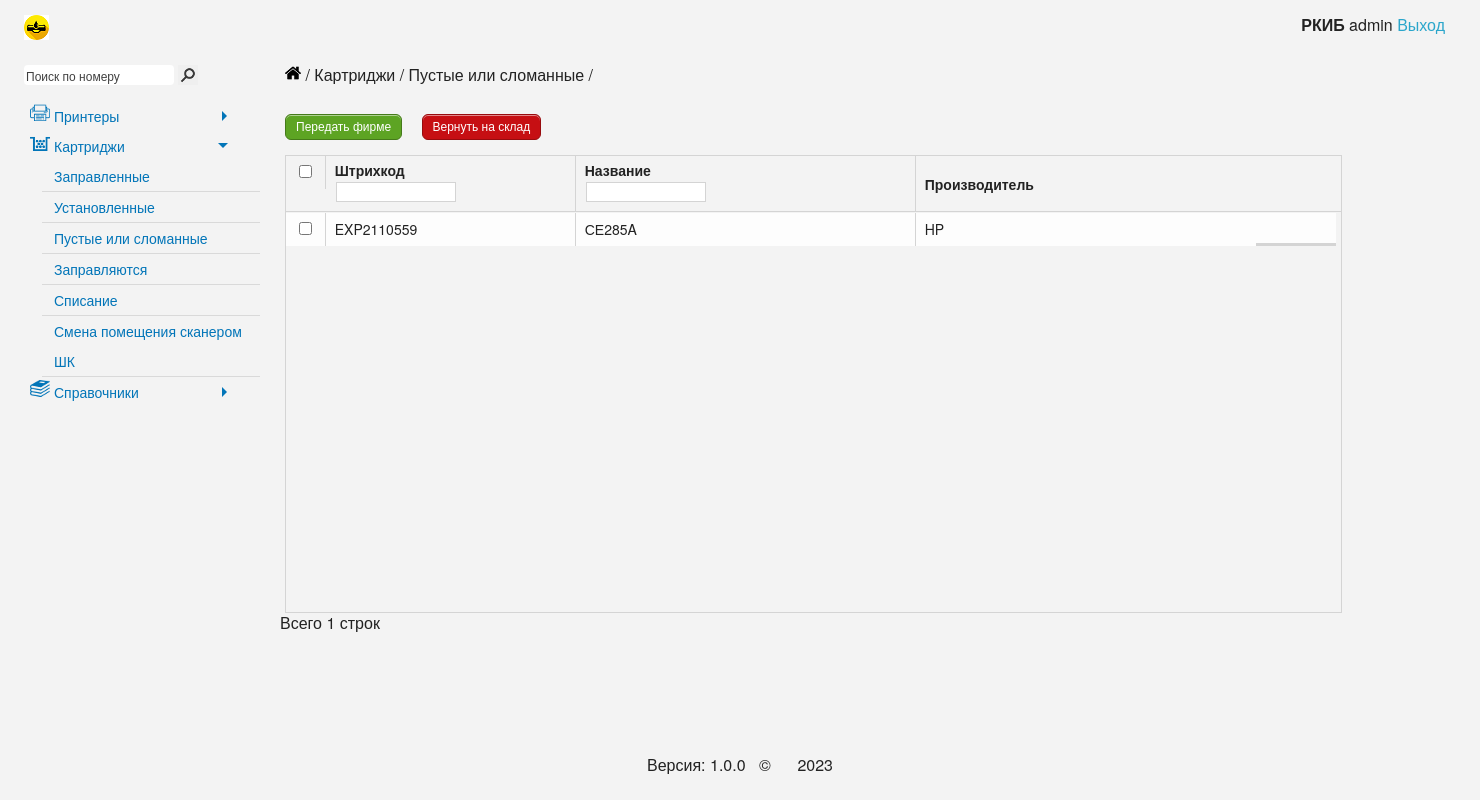
/cartridge/empty/, run on an earlier commit of the app's database.
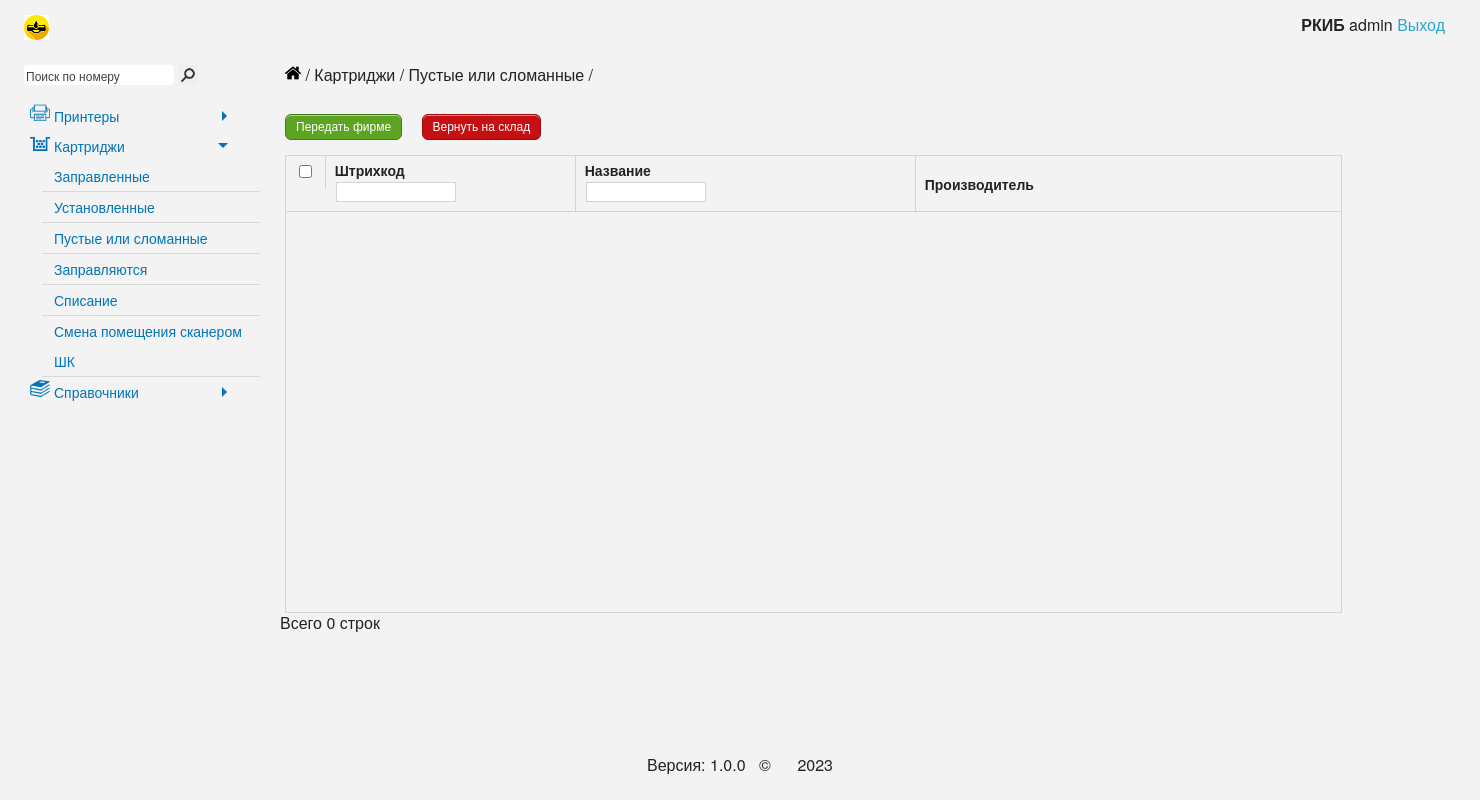
And on a later commit of the database.
### cartridge/models.py (models this page shows, shortened)
class Cartridges(models.Model):  # Картриджи
    barcode = models.CharField('Штрихкод', unique=True, db_index=True, max_length=50)
    cartName = models.ForeignKey('NameСartridge', default=None, on_delete=models.PROTECT)
    placeName = models.ForeignKey('Placements', on_delete=models.PROTECT)
    manufacturerName = models.ForeignKey('Manufacturer', default=None, on_delete=models.PROTECT)
    date = models.DateTimeField("Дата изменения", default=datetime.datetime.now().strftime("%d.%m.%Y %H:%M"))
    col = models.IntegerField('Перезаправки', db_index=True, blank=True, null=True)
    history = HistoricalRecords()
    class Meta:
        verbose_name = 'Картридж'
        verbose_name_plural = 'Картриджи'

class NameСartridge(models.Model):  # Названия картриджей
    name = models.CharField("Название картриджа", max_length=50, unique=True, db_index=True)
    comments = models.CharField("Комментарии", max_length=100, blank=True)
    class Meta:
        verbose_name = 'Название картриджа'
        verbose_name_plural = 'Названия картриджей'
    def __str__(self):
        return str(self.name)

class Manufacturer(models.Model):  # Производитель
    manufacturer = models.CharField("Производитель", max_length=50, unique=True, db_index=True)
    comments = models.CharField("Комментарии", max_length=100, blank=True)
    class Meta:
        verbose_name = 'Производитель'
        verbose_name_plural = 'Производители'
    def __str__(self):
        return str(self.manufacturer)

### cartridge/views.py (the view)
# urls.py: path('empty/', EmptyListView.as_view(), name='empty'),
class EmptyListView(ListView):
    model = Cartridges
    template_name = 'cartridge/empty.html'
    def get_context_data(self, **kwargs):
        context = super(EmptyListView, self).get_context_data(**kwargs)
        context['empty_carts'] = Cartridges.objects.filter(placeName=0)
        return context

### cartridge/templates/cartridge/empty.html (shortened to what the changed rows need)
{% extends 'cartridge/base.html' %}
{% block content %}
    <div ng-controller="MainCtrl" class="ng-scope">
        <form action="{% url 'to_firm' %}" method="post">
            <div class="marginTop">
                <div class="large-10 columns">
                    <div class="ui-grid grid1675336387607" id="grid1" style="border: 1px solid #d4d4d4; width: 1055px">
                        <div class="ui-grid-viewport" style="width: 1050px; height: 400px; overflow-y: scroll;">
                            <div class="ui-grid-canvas" id="table">
                                {% if empty_carts %}
                                    {% for el in empty_carts %}
                                        <div class="ui-grid-row">
                                            <div class="ui-grid-cell ui-grid-coluiGrid-000H">
                                                <div class="ui-grid-cell-contents">
                                                    <input name="check" class="ui-grid-cell-contents-checkbox checkbox_delete" type="checkbox"
                                                           value="{{ el.barcode }}">
                                                </div>
                                            </div>
                                            <div class="ui-grid-cell ui-grid-coluiGrid-0007">
                                                <div class="ui-grid-cell-contents">{{ el.barcode }}</div>
                                            </div>
                                            <div class="ui-grid-cell ui-grid-coluiGrid-0008">
                                                <span class="ui-grid-cell-contents">{{ el.cartName }}</span>
                                            </div>
                                            <div class="ui-grid-cell ui-grid-coluiGrid-0008">
                                                <div class="ui-grid-cell-contents">{{ el.manufacturerName }}</div>
                                            </div>
                                        </div>
                                    {% endfor %}
                                {% endif %}
                            </div>
                        </div>
                    </div>
                </div>
                <div class="ui-grid-pager-panel" style="width: 100%; height: 20px; position: absolute; bottom: 40px;">
                    <div class="ui-grid-pager-count-container">
                        <div class="ui-grid-pager-count">
                            <span class="ng-binding">Всего {{ empty_carts.count }} строк</span>
                        </div>
                    </div>
                </div>
            </div>
        </form>
    </div>
{% endblock %}

What changed in the data, as far as the page shows it:
no longer on this page (row edited): Cartridges: barcode "EXP2110559", cartName "СЕ285A", manufacturerName "HP"
Also different on the page:
{{ empty_carts.count }}: "1" → "0"
